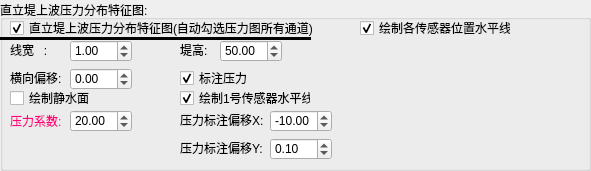
    <widget class="QGroupBox" name="groupBox_24">
     <property name="geometry">
      <rect>
       <x>10</x>
       <y>540</y>
       <width>591</width>
       <height>171</height>
      </rect>
     </property>
     <property name="title">
      <string>直立堤上波压力分布特征图:</string>
     </property>
     <widget class="QCheckBox" name="checkBox_sy3_bDrawPressForm">
      <property name="geometry">
       <rect>
        <x>10</x>
        <y>20</y>
        <width>311</width>
        <height>16</height>
       </rect>
      </property>
      <property name="toolTip">
       <string>分界线用于确定波峰</string>
      </property>
      <property name="text">
       <string>直立堤上波压力分布特征图(自动勾选压力图所有通道)</string>
      </property>
      <property name="checked">
       <bool>true</bool>
      </property>
     </widget>
     <widget class="QDoubleSpinBox" name="sy3_PressFormLineWidth">
      <property name="geometry">
       <rect>
        <x>70</x>
        <y>40</y>
        <width>62</width>
        <height>22</height>
       </rect>
      </property>
      <property name="singleStep">
       <double>0.100000000000000</double>
      </property>
      <property name="value">
       <double>1.000000000000000</double>
      </property>
     </widget>
     <widget class="QLabel" name="label_53">
      <property name="geometry">
       <rect>
        <x>10</x>
        <y>42</y>
        <width>71</width>
        <height>16</height>
       </rect>
      </property>
      <property name="text">
       <string>线宽   : </string>
      </property>
     </widget>
     <widget class="QLabel" name="label_54">
      <property name="geometry">
       <rect>
        <x>10</x>
        <y>70</y>
        <width>71</width>
        <height>16</height>
       </rect>
      </property>
      <property name="text">
       <string>横向偏移: </string>
      </property>
     </widget>
     <widget class="QDoubleSpinBox" name="sy3_PressForm_X_Shift">
      <property name="geometry">
       <rect>
        <x>70</x>
        <y>68</y>
        <width>62</width>
        <height>22</height>
       </rect>
      </property>
      <property name="minimum">
       <double>-99.000000000000000</double>
      </property>
      <property name="maximum">
       <double>99.000000000000000</double>
      </property>
      <property name="singleStep">
       <double>0.100000000000000</double>
      </property>
      <property name="value">
       <double>0.000000000000000</double>
      </property>
     </widget>
     <widget class="QCheckBox" name="checkBox_sy3_bDrawWater">
      <property name="geometry">
       <rect>
        <x>10</x>
        <y>90</y>
        <width>81</width>
        <height>16</height>
       </rect>
      </property>
      <property name="toolTip">
       <string>分界线用于确定波峰</string>
      </property>
      <property name="text">
       <string>绘制静水面</string>
      </property>
      <property name="checked">
       <bool>false</bool>
      </property>
     </widget>
     <widget class="QLabel" name="label_55">
      <property name="geometry">
       <rect>
        <x>10</x>
        <y>112</y>
        <width>71</width>
        <height>16</height>
       </rect>
      </property>
      <property name="text">
       <string>&lt;html&gt;&lt;head/&gt;&lt;body&gt;&lt;p&gt;&lt;span style=&quot; color:#ff007f;&quot;&gt;压力系数: &lt;/span&gt;&lt;/p&gt;&lt;/body&gt;&lt;/html&gt;</string>
      </property>
     </widget>
     <widget class="QDoubleSpinBox" name="sy3_PressForm_Scale">
      <property name="geometry">
       <rect>
        <x>70</x>
        <y>110</y>
        <width>62</width>
        <height>22</height>
       </rect>
      </property>
      <property name="minimum">
       <double>-99.000000000000000</double>
      </property>
      <property name="maximum">
       <double>99.000000000000000</double>
      </property>
      <property name="singleStep">
       <double>1.000000000000000</double>
      </property>
      <property name="value">
       <double>20.000000000000000</double>
      </property>
     </widget>
     <widget class="QLabel" name="label_60">
      <property name="geometry">
       <rect>
        <x>180</x>
        <y>42</y>
        <width>31</width>
        <height>16</height>
       </rect>
      </property>
      <property name="text">
       <string>堤高: </string>
      </property>
     </widget>
     <widget class="QDoubleSpinBox" name="sy3_PressForm_Height">
      <property name="geometry">
       <rect>
        <x>220</x>
        <y>40</y>
        <width>62</width>
        <height>22</height>
       </rect>
      </property>
      <property name="minimum">
       <double>0.000000000000000</double>
      </property>
      <property name="maximum">
       <double>99.000000000000000</double>
      </property>
      <property name="singleStep">
       <double>1.000000000000000</double>
      </property>
      <property name="value">
       <double>50.000000000000000</double>
      </property>
     </widget>
     <widget class="QCheckBox" name="checkBox_sy3_bDrawPress">
      <property name="geometry">
       <rect>
        <x>180</x>
        <y>70</y>
        <width>81</width>
        <height>16</height>
       </rect>
      </property>
      <property name="toolTip">
       <string>分界线用于确定波峰</string>
      </property>
      <property name="text">
       <string>标注压力</string>
      </property>
      <property name="checked">
       <bool>true</bool>
      </property>
     </widget>
     <widget class="QCheckBox" name="checkBox_sy3_bDraw1serialLine">
      <property name="geometry">
       <rect>
        <x>180</x>
        <y>90</y>
        <width>131</width>
        <height>16</height>
       </rect>
      </property>
      <property name="toolTip">
       <string>分界线用于确定波峰</string>
      </property>
      <property name="text">
       <string>绘制1号传感器水平线</string>
      </property>
      <property name="checked">
       <bool>true</bool>
      </property>
     </widget>
     <widget class="QLabel" name="label_61">
      <property name="geometry">
       <rect>
        <x>180</x>
        <y>112</y>
        <width>91</width>
        <height>16</height>
       </rect>
      </property>
      <property name="text">
       <string>压力标注偏移X: </string>
      </property>
     </widget>
     <widget class="QDoubleSpinBox" name="sy3_PressForm_PressFrontShift_X">
      <property name="geometry">
       <rect>
        <x>270</x>
        <y>110</y>
        <width>62</width>
        <height>22</height>
       </rect>
      </property>
      <property name="minimum">
       <double>-99.000000000000000</double>
      </property>
      <property name="maximum">
       <double>99.000000000000000</double>
      </property>
      <property name="singleStep">
       <double>1.000000000000000</double>
      </property>
      <property name="value">
       <double>-10.000000000000000</double>
      </property>
     </widget>
     <widget class="QLabel" name="label_62">
      <property name="geometry">
       <rect>
        <x>180</x>
        <y>140</y>
        <width>91</width>
        <height>16</height>
       </rect>
      </property>
      <property name="text">
       <string>压力标注偏移Y: </string>
      </property>
     </widget>
     <widget class="QDoubleSpinBox" name="sy3_PressForm_PressFrontShift_Y">
      <property name="geometry">
       <rect>
        <x>270</x>
        <y>138</y>
        <width>62</width>
        <height>22</height>
       </rect>
      </property>
      <property name="minimum">
       <double>-99.000000000000000</double>
      </property>
      <property name="maximum">
       <double>99.000000000000000</double>
      </property>
      <property name="singleStep">
       <double>0.100000000000000</double>
      </property>
      <property name="value">
       <double>0.100000000000000</double>
      </property>
     </widget>
     <widget class="QCheckBox" name="checkBox_sy3_bDrawEachSerialLine">
      <property name="geometry">
       <rect>
        <x>360</x>
        <y>20</y>
        <width>151</width>
        <height>16</height>
       </rect>
      </property>
      <property name="toolTip">
       <string>分界线用于确定波峰</string>
      </property>
      <property name="text">
       <string>绘制各传感器位置水平线</string>
      </property>
      <property name="checked">
       <bool>true</bool>
      </property>
     </widget>
     <widget class="Line" name="line">
      <property name="geometry">
       <rect>
        <x>0</x>
        <y>30</y>
        <width>311</width>
        <height>16</height>
       </rect>
      </property>
      <property name="frameShadow">
       <enum>QFrame::Plain</enum>
      </property>
      <property name="lineWidth">
       <number>3</number>
      </property>
      <property name="orientation">
       <enum>Qt::Horizontal</enum>
      </property>
     </widget>
    </widget>
